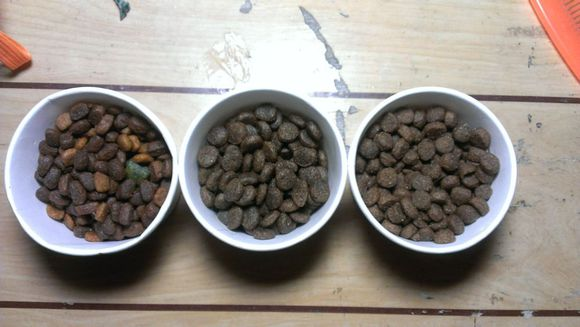
#> input picture 33.png, 580 x 327 px
$ python HoughCirclesDetect2.py
#> lines starting #> are read from the running program, lines starting #| are printed output that depends on the picture; after the words box and inside, x2 and y2 are one past the last pixel; in counts of white or black regions, pixels touching at a corner belong together
#!/usr/bin/env python
# -*- coding: utf-8 -*-
# @Time    : 2018/5/10 15:15
# @Author  : zhuohf1
# @File    : HoughCirclesDetect.py

# pip install --upgrade setuptools
# pip install numpy Matplotlib
# pip install opencv-python
#pip install Pillow

#导入cv模块
import cv2
import numpy as np
import matplotlib.pyplot as plt

'''
先补充下霍夫圆变换的几个参数知识：

dp，用来检测圆心的累加器图像的分辨率于输入图像之比的倒数，且此参数允许创建一个比输入图像分辨率低的累加器。
上述文字不好理解的话，来看例子吧。例如，如果dp= 1时，累加器和输入图像具有相同的分辨率。如果dp=2，累加器便有输入图像一半那么大的宽度和高度。

minDist，为霍夫变换检测到的圆的圆心之间的最小距离，即让我们的算法能明显区分的两个不同圆之间的最小距离。
这个参数如果太小的话，多个相邻的圆可能被错误地检测成了一个重合的圆。反之，这个参数设置太大的话，某些圆就不能被检测出来了。

param1，有默认值100。它是method设置的检测方法的对应的参数。对当前唯一的方法霍夫梯度法，它表示传递给canny边缘检测算子的高阈值，而低阈值为高阈值的一半。

param2，也有默认值100。它是method设置的检测方法的对应的参数。对当前唯一的方法霍夫梯度法，它表示在检测阶段圆心的累加器阈值。它越小的话，就可以检测到更多根本不存在的圆，而它越大的话，能通过检测的圆就更加接近完美的圆形了。

minRadius，默认值0，表示圆半径的最小值。

maxRadius，也有默认值0，表示圆半径的最大值。
'''

def main():
    src_img = cv2.imread("./33.png")
#> src_img is the input picture: shape (327, 580, 3); mean B, G, R 132.8, 139, 146
    dst_img = src_img.copy()

    # 灰度图像
    gray = cv2.cvtColor(src_img, cv2.COLOR_BGR2GRAY)
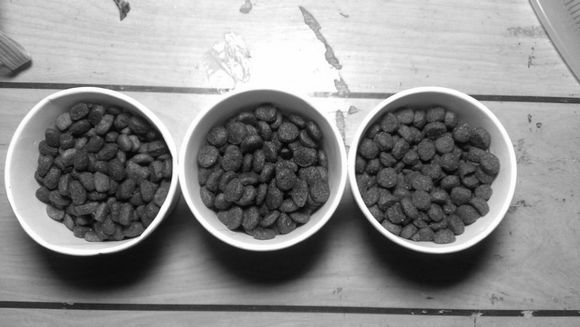
#> gray: shape (327, 580); min 0, max 255, mean 140.4
    size = gray.shape
#> size = (327, 580)

    ret, thresh = cv2.threshold(gray, 127,255,cv2.THRESH_BINARY_INV)
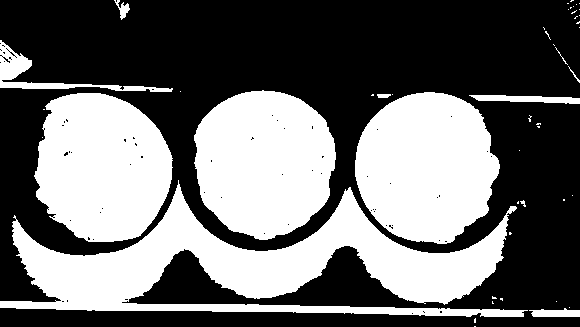
#> thresh: shape (327, 580); 42.2% white; 48 white regions (36 under 20 px), largest, box (x1, y1, x2, y2) and area: (0, 180, 528, 317) 27515, (355, 92, 500, 244) 16846, (194, 90, 336, 240) 16562
    cv2.imshow("thresh", thresh)

    # 调节对比度
    # OpenCV中亮度和对比度应用这个公式来计算：g(x) = αf(x) + β，其中：α(>0)、β常称为增益与偏置值，分别控制图片的对比度和亮度
    #calc_img = np.uint8(np.clip((1.5 * gray + 10), 0, 255))
    # Canny边缘检测
    #temp = cv2.GaussianBlur(gray, (3, 3), 0)  # 高斯平滑处理原图像降噪
    #calc_img = cv2.Canny(temp, 80, 90)  # apertureSize默认为3

    # plt.subplot(121), plt.imshow(gray, 'gray')
    # plt.xticks([]), plt.yticks([])

    # hough transform 主要调
    circles = cv2.HoughCircles(thresh, cv2.HOUGH_GRADIENT,
                       dp=1,
                       minDist= 600, #min(size[0]/2, size[1]/2),
                       param1=100, #20
                       param2=30, #25
                       minRadius=80, #20
                       maxRadius=97 )#max(size[0], size[1])
#> circles = None

    print("circles={}, size={}".format(circles, min(size[0]/2, size[1]/2)))
#| circles=None, size=163.5
    if circles is not None and len(circles) != 0:
        circles = np.uint16(np.around(circles))
        # 画圆
        for i in circles[0, :]:
            # draw the outer circle
            cv2.circle(dst_img, (i[0], i[1]), i[2], (0, 255, 0), 2)
            # draw the center of the circle
            cv2.circle(dst_img, (i[0], i[1]), 2, (0, 0, 255), 3)


    cv2.imshow("calc_img", gray)
    cv2.imshow("Dst Img", dst_img)  # 显示处理后的函数
    cv2.waitKey(0)
    cv2.destroyAllWindows()

if __name__ == '__main__':
    main()

$ run again, with 11.png copied over 33.png
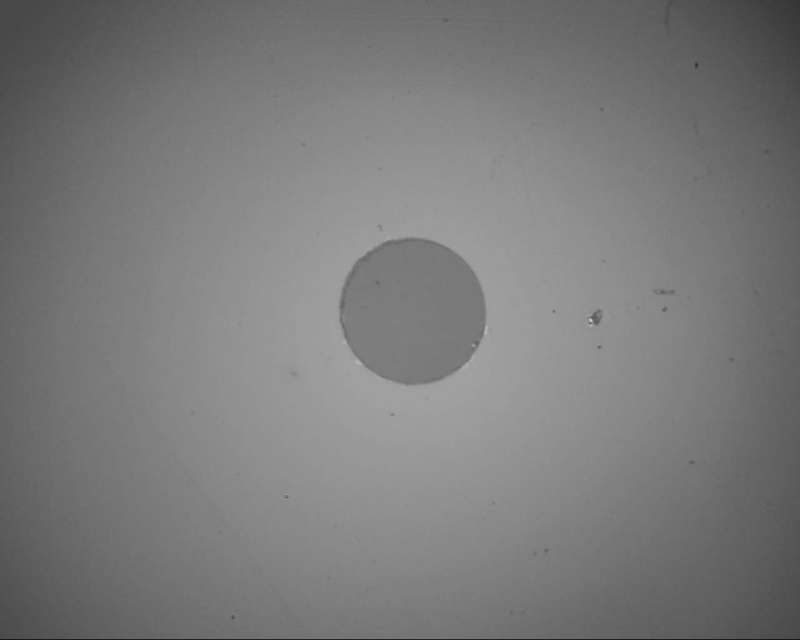
#> input picture 11.png, 800 x 640 px
#> in main, src_img is the input picture: shape (640, 800, 3); min 22, max 208, mean 122.5
#> in main, `ret, thresh = cv2.threshold(gray, 127,255,cv2.THRESH_BINARY_INV)`:
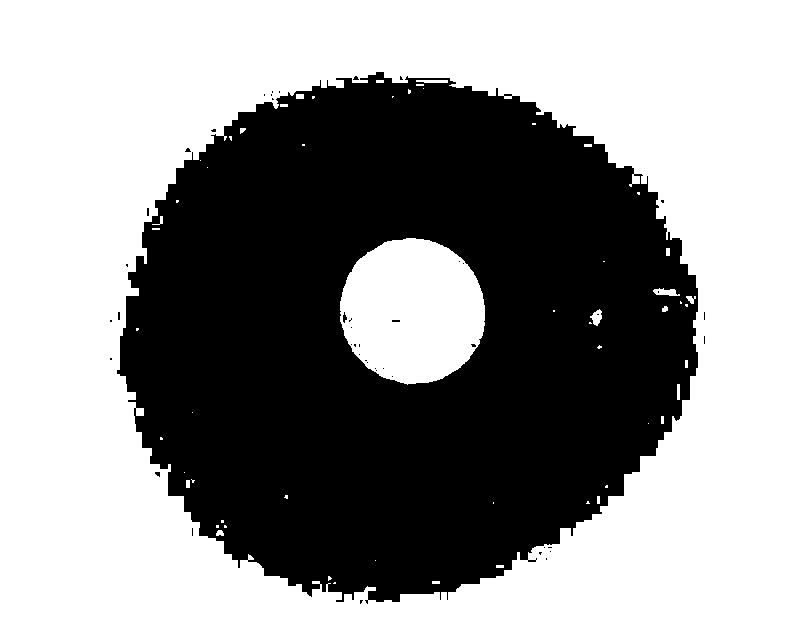
#> thresh: shape (640, 800); 58% white; 45 black regions (43 under 20 px), largest, box (x1, y1, x2, y2) and area: (117, 72, 698, 604) 214748, (343, 312, 347, 323) 26
#> circles = None
#| circles=None, size=320.0

$ run again, with 2222.png copied over 33.png
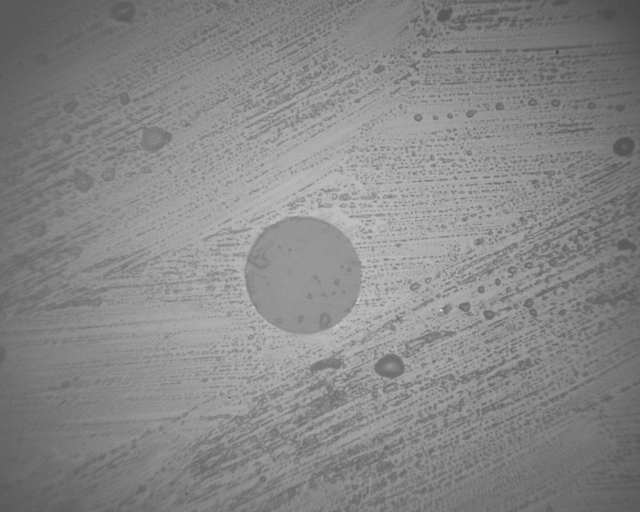
#> input picture 2222.png, 1280 x 1024 px (shown at 1/2 size)
#> in main, src_img is the input picture: shape (1024, 1280, 3); mean B, G, R 135.2, 135.1, 135.2
#> in main, `ret, thresh = cv2.threshold(gray, 127,255,cv2.THRESH_BINARY_INV)`:
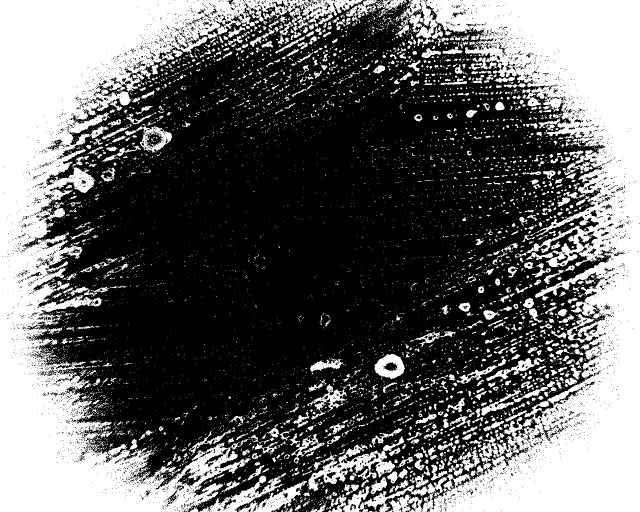
#> thresh: shape (1024, 1280) (shown at 1/2 size); 39.7% white; 6044 white regions (5331 under 20 px), largest, box (x1, y1, x2, y2) and area: (0, 0, 726, 1024) 216937, (653, 0, 1280, 1024) 209266, (616, 872, 809, 983) 5647
#> circles = None
#| circles=None, size=512.0
